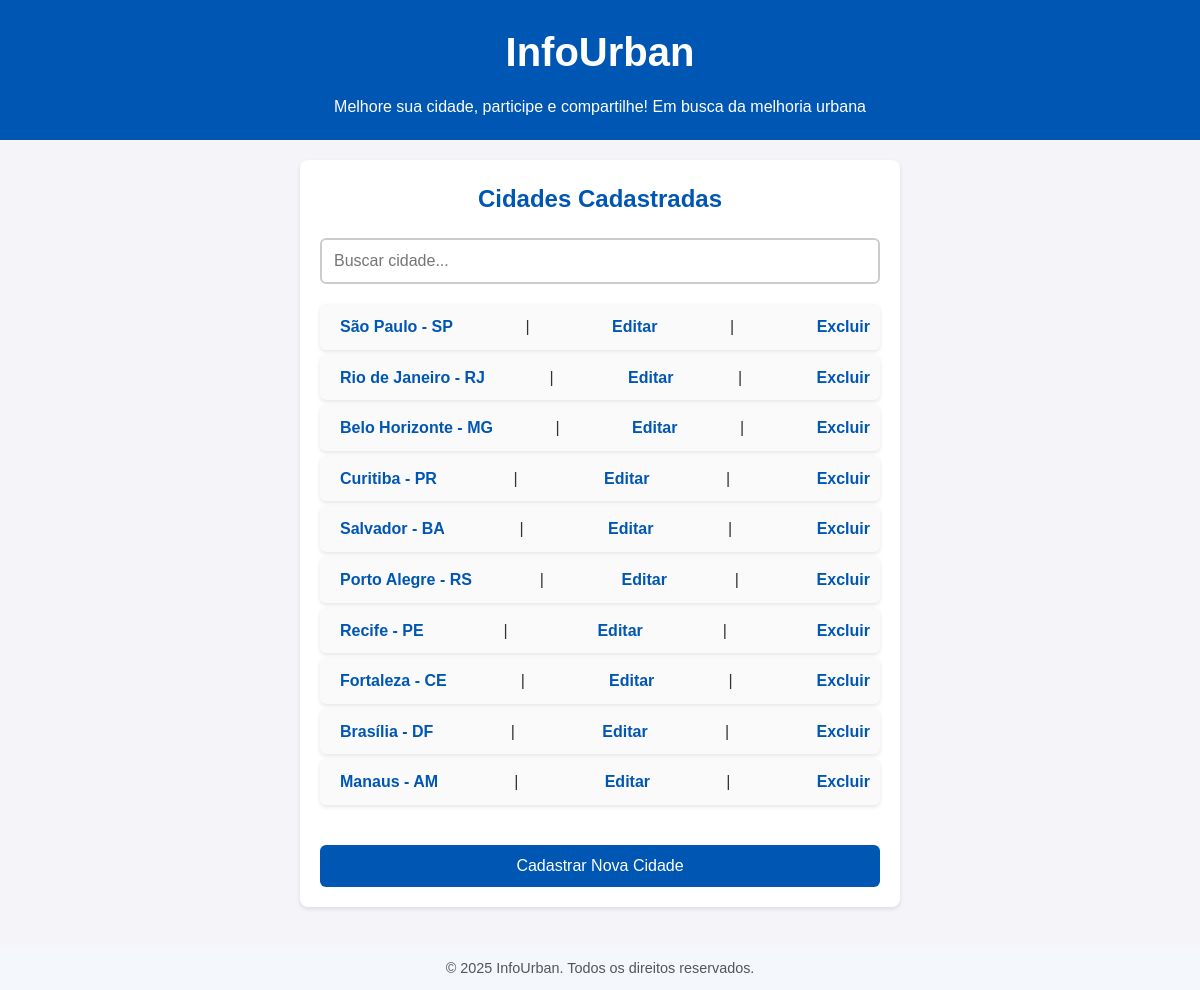
/php/principal.php (signed in), run on the app's committed database.
### tables this page shows
CREATE TABLE cidades (
    id INT AUTO_INCREMENT PRIMARY KEY,
    nome VARCHAR(100) NOT NULL,
    estado CHAR(2) NOT NULL,
    data_criacao TIMESTAMP DEFAULT CURRENT_TIMESTAMP
);

### php/principal.php (the view, shortened to what this page needs)
<?php
    require('conexao.php');
    $query = "SELECT * FROM cidades";
    $result = mysqli_query($con, $query);
?>
<!DOCTYPE html>
<html lang="pt-br">
<head>
    <link rel="stylesheet" type="text/css" href="../css/styles.css">
</head>
<body>
    <header>
        <h1>InfoUrban</h1>
        <p>Melhore sua cidade, participe e compartilhe! Em busca da melhoria urbana</p>
    </header>
    <main>
        <section class="sessao-cidades">
            <h2>Cidades Cadastradas</h2>
            <div class="cidades-lista">
                <input type="text" id="campo-busca" placeholder="Buscar cidade..." onkeyup="buscarCidade()">
                <ul id="lista-cidades">
                    <?php
                        if (mysqli_num_rows($result) > 0) {
                            while ($row = mysqli_fetch_assoc($result)) {
                                echo "<li><a href='melhorias_cidade.php?cidade_id=" . $row['id'] . "'>" . $row['nome'] . " - " . $row['estado'] . "</a> |
                                    <a href='editar_cidade.php?id=" . $row['id'] . "'>Editar</a> |
                                    <a href='excluir_cidade.php?id=" . $row['id'] . "'>Excluir</a></li>";
                            }
                        } else {
                            echo "<li>Nenhuma cidade cadastrada.</li>";
                        }
                    ?>
                </ul>
            </div>
            <button onclick="window.location.href='cadastrar_cidade.php'">Cadastrar Nova Cidade</button>
        </section>
    </main>
    <footer>
        <p>&copy; 2025 InfoUrban. Todos os direitos reservados.</p>
    </footer>
</body>
</html>

### css/styles.css (style rules this page uses)
* { margin: 0; padding: 0; box-sizing: border-box; }
body { font-family: Arial, sans-serif; background-color: #f4f4f9; color: #333; line-height: 1.6; margin: 0; }
header { background-color: #0056b3; color: white; padding: 20px 0; text-align: center; }
header h1 { font-size: 2.5rem; margin-bottom: 10px; }
header p { font-size: 1rem; font-weight: 300; }
main { padding: 20px; max-width: 600px; margin: 20px auto; background: white; border-radius: 8px; box-shadow: 0 2px 4px rgba(0, 0, 0, 0.1); }
footer { text-align: center; padding: 10px 0; background-color: #f4f4f9; font-size: 0.9rem; color: #555; }
button { width: 100%; padding: 10px; background-color: #0056b3; color: white; border: none; border-radius: 4px; font-size: 1rem; cursor: pointer; transition: background-color 0.3s; }

### php/principal.php (style rules this page uses)
.sessao-cidades h2 { text-align: center; color: #0056b3; margin-bottom: 20px; }
.cidades-lista { margin-bottom: 20px; }
#campo-busca { width: 100%; padding: 12px; border: 2px solid #ccc; border-radius: 6px; font-size: 1rem; color: #555; margin-bottom: 15px; box-sizing: border-box; transition: border-color 0.3s ease; }
#lista-cidades { list-style-type: none; padding-left: 0; }
#lista-cidades li { background-color: #fafafa; padding: 10px; margin: 5px 0; border-radius: 6px; display: flex; justify-content: space-between; align-items: center; box-shadow: 0 2px 4px rgba(0, 0, 0, 0.1); transition: background-color 0.3s ease; }
#lista-cidades a { color: #0056b3; text-decoration: none; font-weight: bold; margin-left: 10px; transition: color 0.3s ease; }
button { width: 100%; padding: 12px; background-color: #0056b3; color: white; font-size: 1rem; border: none; border-radius: 6px; cursor: pointer; transition: background-color 0.3s ease; margin-top: 20px; }
footer { text-align: center; padding: 10px 0; background-color: #f4f7fc; font-size: 0.9rem; color: #555; margin-top: 40px; }

### data on the page
cidades: nome "São Paulo", estado "SP"
cidades: nome "Rio de Janeiro", estado "RJ"
cidades: nome "Belo Horizonte", estado "MG"
cidades: nome "Curitiba", estado "PR"
cidades: nome "Salvador", estado "BA"
cidades: nome "Porto Alegre", estado "RS"
cidades: nome "Recife", estado "PE"
cidades: nome "Fortaleza", estado "CE"
cidades: nome "Brasília", estado "DF"
cidades: nome "Manaus", estado "AM"
